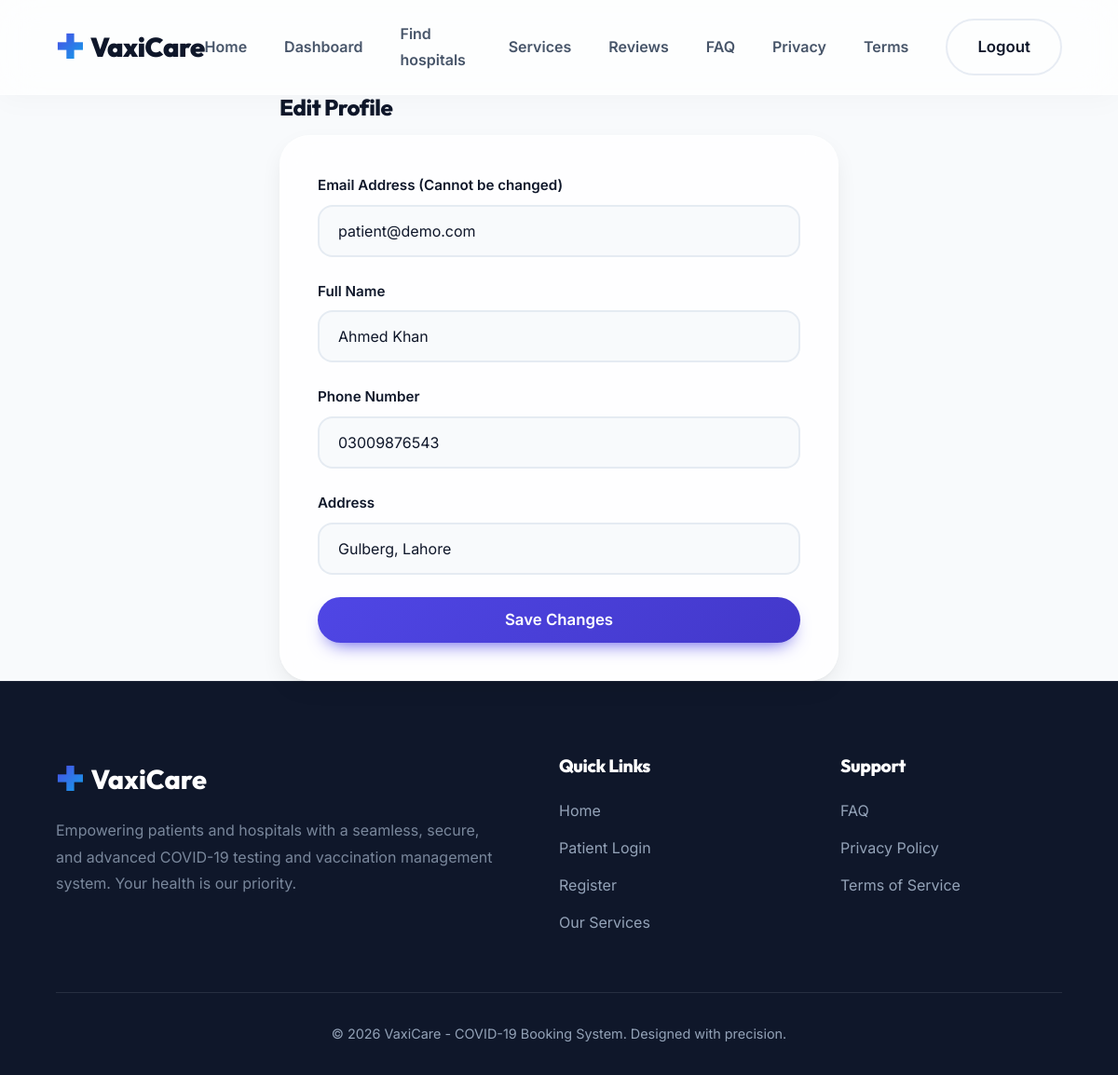
The page /patient/profile.php (signed in) on the database its author committed.
### tables this page shows
CREATE TABLE `users` (
  `id` int(11) NOT NULL AUTO_INCREMENT,
  `role_id` tinyint(3) UNSIGNED NOT NULL DEFAULT 3 COMMENT '1=Admin 2=Hospital 3=Patient',
  `name` varchar(255) NOT NULL,
  `email` varchar(255) NOT NULL,
  `password` varchar(255) NOT NULL,
  `role` enum('Admin','Hospital','Patient') NOT NULL DEFAULT 'Patient',
  `phone` varchar(20) DEFAULT NULL,
  `address` text DEFAULT NULL,
  `hospital_name` varchar(255) DEFAULT NULL,
  `location` varchar(255) DEFAULT NULL,
  `license_number` varchar(100) DEFAULT NULL,
  `facility_status` enum('Pending','Approved','Rejected') DEFAULT NULL,
  `created_at` timestamp NOT NULL DEFAULT current_timestamp(),
  PRIMARY KEY (`id`),
  UNIQUE KEY `uk_users_email` (`email`),
  KEY `idx_users_role_id` (`role_id`),
  KEY `idx_users_facility_status` (`facility_status`)
);

### patient/profile.php (the view, shortened to what this page needs)
<?php
require_once '../config/database.php';
$user_id = $_SESSION['user_id'];
$stmt = $conn->prepare("SELECT name, email, phone, address FROM users WHERE id = :uid");
$stmt->bindParam(':uid', $user_id);
$stmt->execute();
$user = $stmt->fetch();
include '../includes/header.php';
?>
<div class="container" style="max-width: 600px;">
    <h2>Edit Profile</h2>
    <div class="card">
        <form method="post">
            <div class="form-group">
                <label class="form-label" for="email">Email Address (Cannot be changed)</label>
                <input type="email" id="email" class="form-control" value="<?php echo htmlspecialchars($user['email']); ?>" disabled>
            </div>
            <div class="form-group">
                <label class="form-label" for="name">Full Name</label>
                <input type="text" name="name" id="name" class="form-control" value="<?php echo htmlspecialchars($user['name']); ?>" required>
            </div>
            <div class="form-group">
                <label class="form-label" for="phone">Phone Number</label>
                <input type="tel" name="phone" id="phone" class="form-control" value="<?php echo htmlspecialchars($user['phone']); ?>" required>
            </div>
            <div class="form-group">
                <label class="form-label" for="address">Address</label>
                <input type="text" name="address" id="address" class="form-control" value="<?php echo htmlspecialchars($user['address']); ?>" required>
            </div>
            <button type="submit" class="btn-primary" style="width: 100%;">Save Changes</button>
        </form>
    </div>
</div>
<?php include '../includes/footer.php'; ?>

### assets/css/style.css (style rules this page uses)
:root { --primary: #4f46e5; --primary-dark: #4338ca; --primary-light: #e0e7ff; --primary-glow: rgba(79, 70, 229, 0.4); --accent: #0ea5e9; --accent-glow: rgba(14, 165, 233, 0.4); --secondary: #0f172a; --secondary-light: #1e293b; --bg-main: #f8fafc; --surface: #ffffff; --text-primary: #0f172a; --text-secondary: #475569; --text-muted: #94a3b8; --border: rgba(226, 232, 240, 0.8); --border-light: rgba(255, 255, 255, 0.2); --success: #10b981; --success-bg: #ecfdf5; --warning: #f59e0b; --warning-bg: #fffbeb; --danger: #ef4444; --danger-bg: #fef2f2; --font-sans: 'Inter', sans-serif; --font-heading: 'Outfit', sans-serif; --shadow-sm: 0 2px 4px rgba(0,0,0,0.02), 0 1px 2px rgba(0,0,0,0.04); --shadow-md: 0 4px 6px -1px rgba(0, 0, 0, 0.05), 0 2px 4px -1px rgba(0, 0, 0, 0.03); --shadow-lg: 0 10px 25px -3px rgba(0, 0, 0, 0.08), 0 4px 6px -2px rgba(0, 0, 0, 0.04); --shadow-float: 0 20px 40px -5px rgba(79, 70, 229, 0.15), 0 10px 20px -5px rgba(0, 0, 0, 0.05); --radius-sm: 0.5rem; --radius-md: 1rem; --radius-lg: 1.5rem; --radius-xl: 2rem; --radius-full: 9999px; --transition-fast: all 0.2s cubic-bezier(0.4, 0, 0.2, 1); --transition: all 0.4s cubic-bezier(0.16, 1, 0.3, 1); --transition-slow: all 0.7s cubic-bezier(0.16, 1, 0.3, 1); }
* { margin: 0; padding: 0; box-sizing: border-box; }
html { scroll-behavior: smooth; }
body { font-family: var(--font-sans); background-color: var(--bg-main); color: var(--text-secondary); line-height: 1.7; -webkit-font-smoothing: antialiased; -moz-osx-font-smoothing: grayscale; display: flex; flex-direction: column; min-height: 100vh; overflow-x: hidden; }
h1, h2, h3, h4, h5, h6 { font-family: var(--font-heading); color: var(--text-primary); line-height: 1.1; margin-bottom: 1rem; font-weight: 800; letter-spacing: -0.02em; }
.container { width: 90%; max-width: 1200px; margin: 0 auto; }
.btn-primary, .btn-secondary, .btn-outline, .btn-danger, .btn-success { display: inline-flex; align-items: center; justify-content: center; padding: 0.9rem 2rem; border-radius: var(--radius-full); font-weight: 600; font-size: 1.05rem; cursor: pointer; transition: var(--transition); border: 2px solid transparent; text-align: center; font-family: var(--font-sans); position: relative; overflow: hidden; }
.btn-primary { background: linear-gradient(135deg, var(--primary), var(--primary-dark)); color: var(--surface) !important; box-shadow: 0 10px 20px -10px var(--primary); border: none; }
.btn-primary::before { content: ''; position: absolute; top: 0; left: -100%; width: 100%; height: 100%; background: linear-gradient(90deg, transparent, rgba(255,255,255,0.2), transparent); transition: all 0.5s ease; }
.card { background: rgba(255, 255, 255, 0.8); backdrop-filter: blur(16px); -webkit-backdrop-filter: blur(16px); border-radius: var(--radius-xl); box-shadow: var(--shadow-lg); padding: 2.5rem; border: 1px solid rgba(255, 255, 255, 0.5); transition: var(--transition); position: relative; overflow: hidden; }
.card::before { content: ''; position: absolute; top: 0; left: 0; width: 100%; height: 5px; background: linear-gradient(90deg, var(--primary), var(--accent)); opacity: 0; transition: var(--transition); }
.form-group { margin-bottom: 1.5rem; position: relative; }
.form-label { display: block; margin-bottom: 0.5rem; font-weight: 600; color: var(--text-primary); font-size: 0.95rem; }
.form-control { width: 100%; padding: 1rem 1.25rem; border: 2px solid var(--border); border-radius: var(--radius-md); font-family: var(--font-sans); font-size: 1rem; color: var(--text-primary); background-color: var(--bg-main); transition: var(--transition); }

### rows shown on the page
users: email "patient@demo.com", name "Ahmed Khan", phone "03009876543", address "Gulberg, Lahore"
